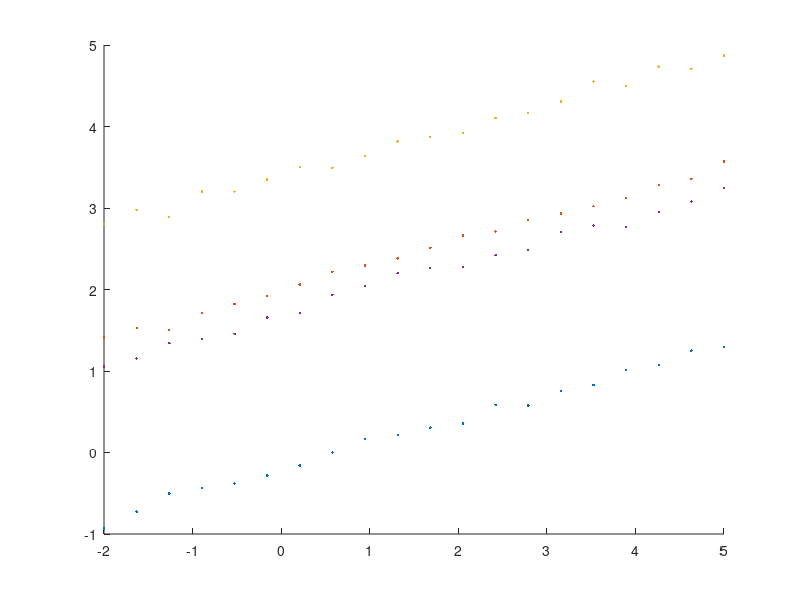

MATLAB code to generate this figure: (Note: this script raises an error after producing the figure.)
% Example for the global fit class (GlobalFitSimple)

% Consider multiple datasets with a linear dependence on the independent
% variable, all with the same slope but different vertical positions.
% Perform a global fit of the parameters of the linear function.

clear all
close all

rng(1)  % Set a seed for the random number generation (for reproducibility)

toColumn = @(x) x(:);  % Helper function: the data must be in column vectors

model = @(x, p) p(1)*x + p(2);  % Linear function

% Parameters for the simulated datasets
% Four datasets (one row per dataset): shifted lines
pars = [0.3, -0.2;
        0.3, 2;
        0.3, 3.4;
        0.3, 1.7];

N = 20;  % Points per line
noise = 0.05;  % Absolute noise level

% Generate and plot data
figure()
hold on
for i=1:size(pars, 1)
    xData{i} = toColumn(linspace(-2, 5, N));
    yData{i} = toColumn(model(xData{i}, pars(i,:))) + noise*randn(size(xData{i}));
    plot(xData{i}, yData{i}, '.')
end
hold off


gf = GlobalFitSimple();  % Instantiate the class
gf.setData(xData, yData);  % Set the data to fit
% 2 -> number of parameters. The last array tells whether a parameter is local or global
gf.setModel(model, 2, [1 0]) 
gf.setStart(pars)  % Set start point (for all data)
gf.fit()  % Run the fit! 
fit_pars = gf.getFittedParameters()  % Retrieve the fitted parameters...
fit_errs = gf.getParamersErrors()  % ...and their errors

% Evaluate and plot the fit
hold on
for i=1:size(pars, 1)
    yData{i} = toColumn(model(xData{i}, fit_pars(i,:)));
    plot(xData{i}, yData{i}, '-')
end
hold off